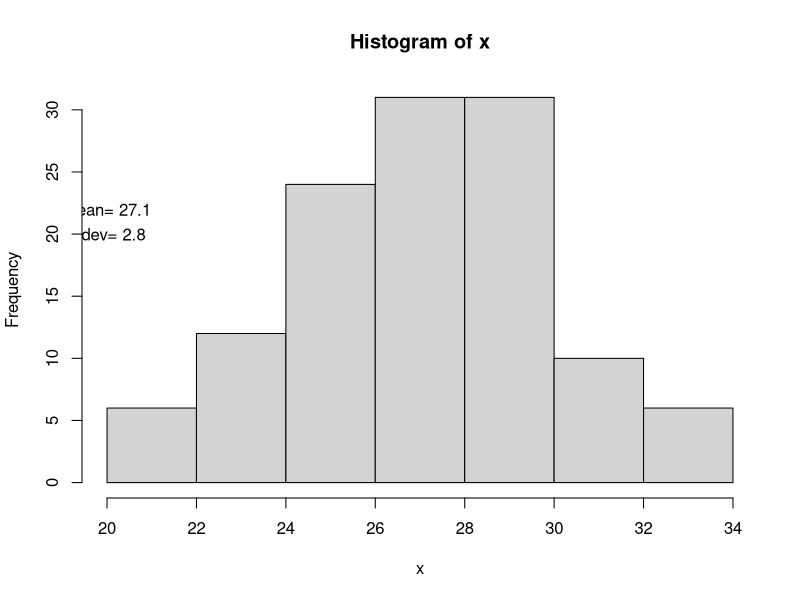
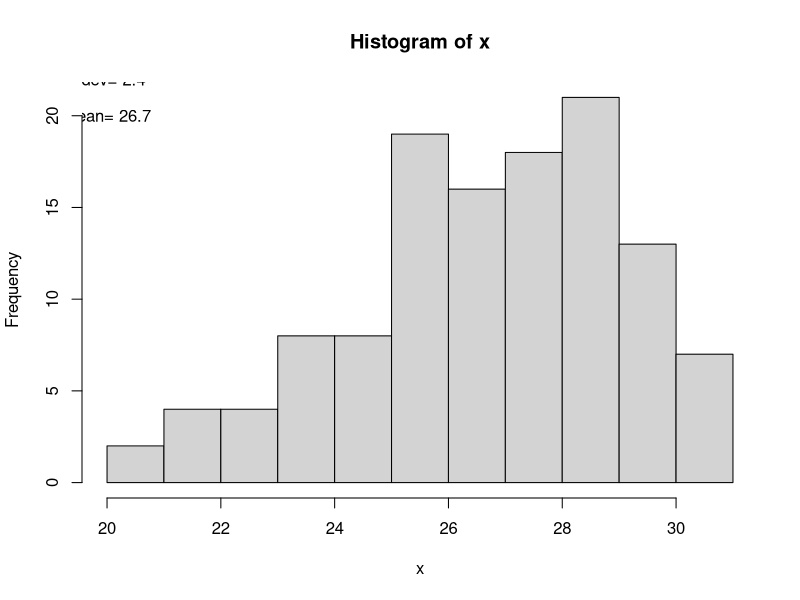
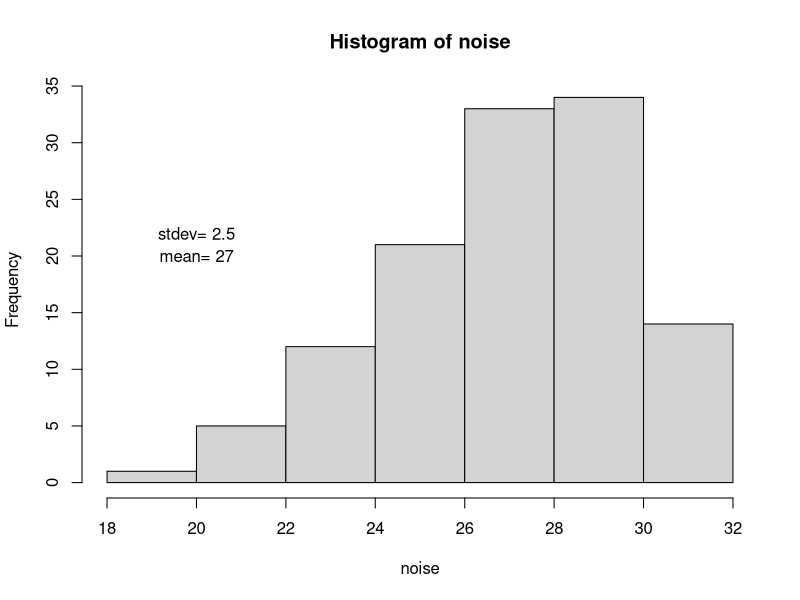
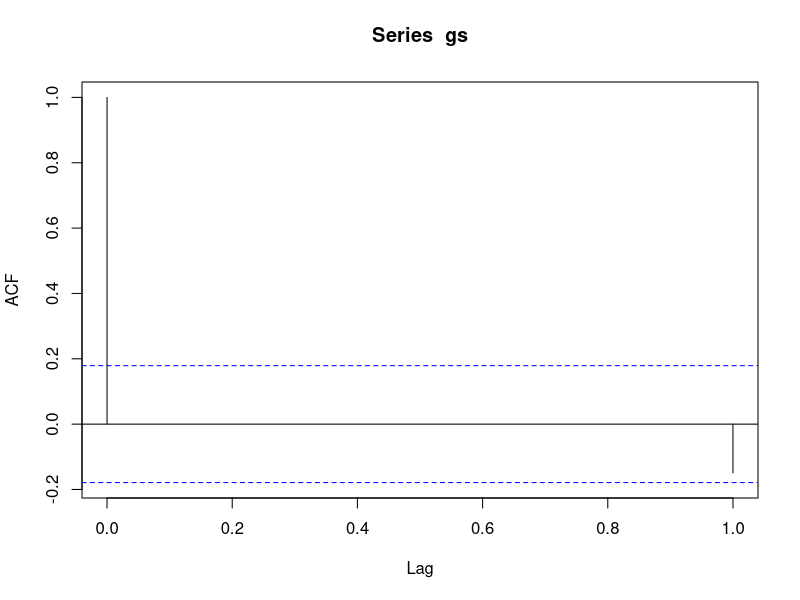
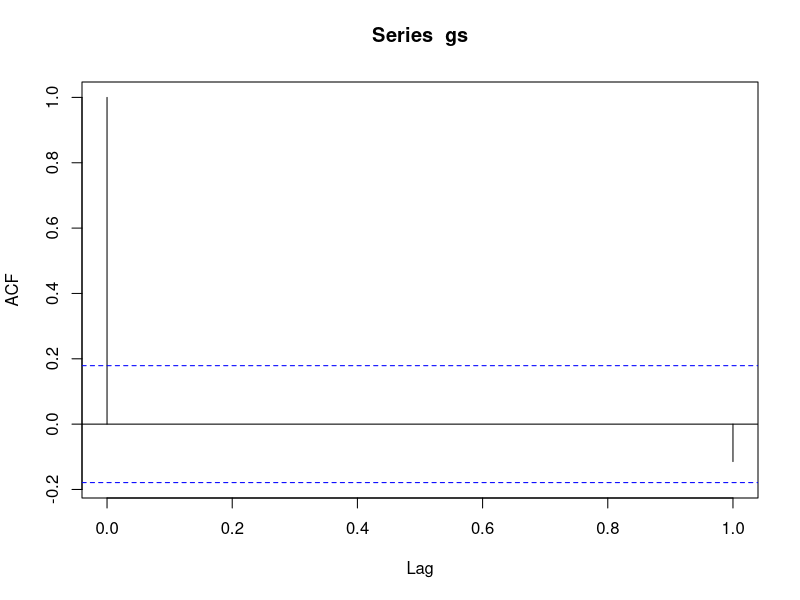
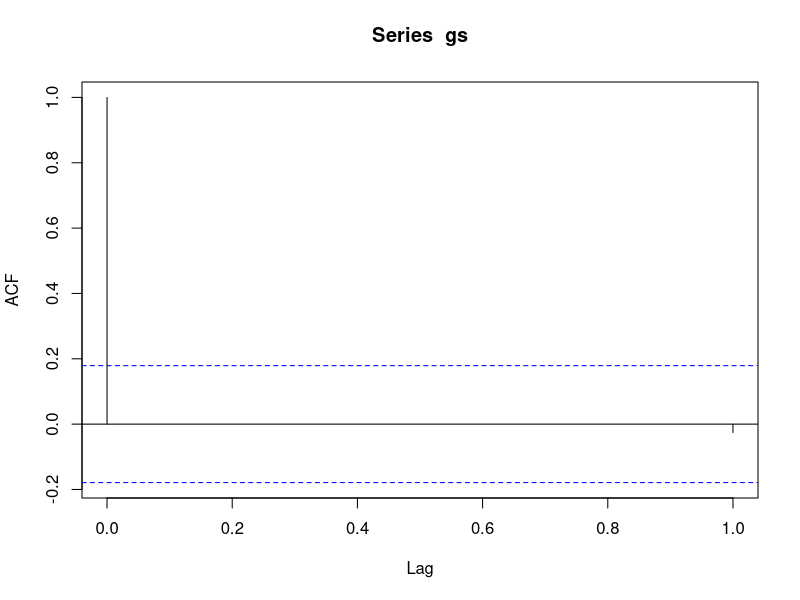
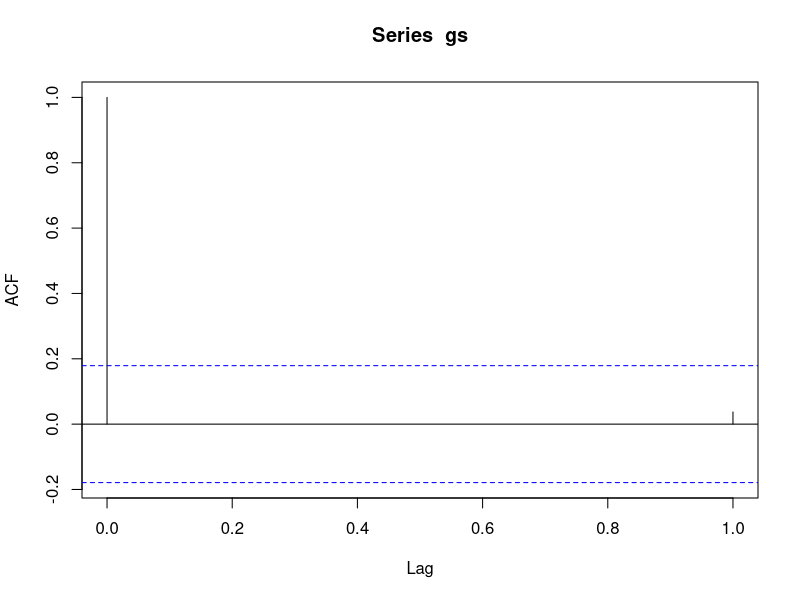
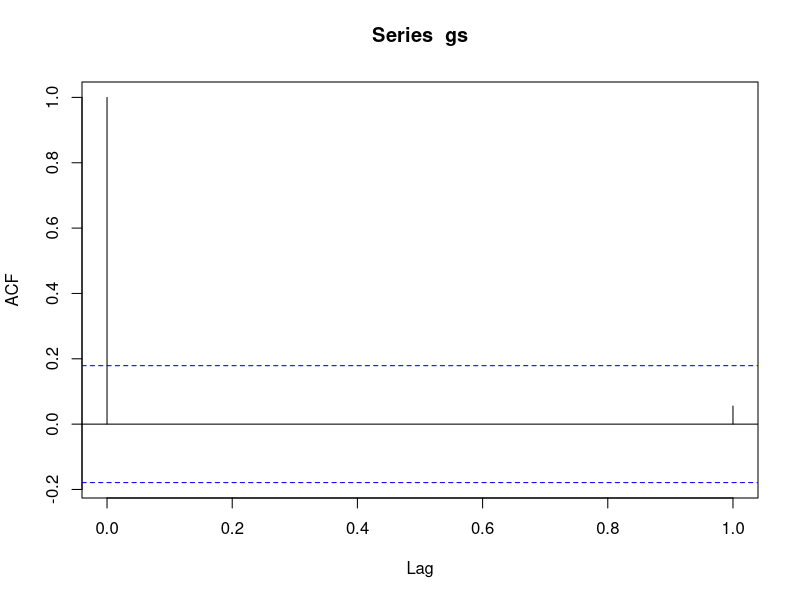

The R source for these figures, in order: (Note: this script raises an error after producing the figures.)
#select random seed: only implement once! For reproducibility of the simulated numbers. 
a=as.numeric(Sys.time())
set.seed(a)

#create mimicry function: only need to run once. Orders the temperatures of each temperature sequence to mimic the order
# of the 0.99 autocorrelation, keeping the random variation the same. 
mimicry<- function(x,y){
  # x, y: 2 real vectors of length T
  # z: real vector of length T in which the elements of x
  # occur in the same rank order as the elements of y
  # 10 September 1995
  # modified for R, Cuddington 2018
  xs=sort(x,index.return=TRUE)
  ys=sort(y, index.return=TRUE)
  zs=sort(ys$ix,index.return=TRUE)
  z=xs$x[zs$ix]
}

#set parameters: mean, upper threshold, lower threshold, sd and similulation tolerance limit(so it doesn't run forever 
#searching for the perfect solution)
# the higher the tolerance, the greater the chance for the code to find a solution within the provided boundaries.
mtemp=27 #mean
sdev=2.5 #std dev
tol=100
ut=31 #upper threshold
lt=10 #lower threshold
leg=120 #length


#divides the temperature sequence into quartiles
#checks if sd and range are reasonable, this is just a warning, if the inequality is true it means the code will run 
#longer, but will still produce valid results.
asd=(ut-lt)/4
if (asd>1.25*sdev||asd<.75*sdev) {
  print(c("Too big a difference between standard deviation and range, estimated range sd=",asd))
}

#generate random numbers
x=rnorm(leg, m=mtemp, sd=sdev)

#check distribution, mean and standard deviation, creates histogram
hist(x)
text(20,22, paste("mean=",round(mean(x),1)))
text(20,20, paste("stdev=",round(sd(x),1)))
icount=0;

#correct any numbers outside upper and lower threshold (until tolerance limit is reached)
while(((any(x>ut)||any(x<lt)))&&icount<tol) {
  icount=icount+1
  
  for (i in 1:length(x)){
    if(x[i]>ut) x[i]=rnorm(1, m=mtemp, sd=sdev)
    if(x[i]<lt) x[i]=rnorm(1, m=mtemp, sd=sdev)
  }
}

#if extreme values after the correction to the tolerance limit persists, they are removed and replaced with the values
#of the upper and lower threshold values
#truncate values outside of thresholds if tolerance exceeded 
if (icount>=tol){
  print(c("exceeded loop tolerance, truncating",icount,tol))
  x[x>ut]=ut
  x[x<lt]=lt
}

#check distribution, mean and standard deviation, to ensure the distribution is still normal.
hist(x)
text(20,20, paste("mean=",round(mean(x),1)))
text(20,22, paste("stdev=",round(sd(x),1)))
 
#standardize mean and variance (x is the temperatures produced by a normal distribution with the given mean temp and stdev
# this code redistributes the error produced by the simulation after the truncation to get a distribution as close as possible
# to the summary stats (i.e. mean, stdev, var). Therefore, noise is created based on x. 
meanxn=mean(x); varxn=sd(x);
noise=(((x-meanxn)/(varxn))*sdev)+mtemp;
#noise[noise<lt]=lt
#noise[noise>ut]=ut
hist(noise)
text(20,20, paste("mean=",round(mean(noise),3)))
text(20,22, paste("stdev=",round(sd(noise),3)))

#generate sequences with desired degree of autocorrelation (using Ar(1) process) within given
# error tolerance
lbet=c(0,0.6,0.99) 
tol2=0.01;

gs=vector('double',leg)
tseq=matrix(NaN, leg,length(lbet)+1)
acz=vector('double', length(lbet))


for (j in 1:length(lbet)) {#loop1
acoef=lbet[j];


ac=-99
while ((ac<(acoef-tol2))||(ac>(acoef+tol2))) {#loop2
gs[1]=rnorm(1,0,1);

crand=rnorm(leg, 0,1);
for (cnts in 2:leg) {#loop2
gs[cnts] =acoef*gs[cnts-1]+crand[cnts]*sqrt(sdev)*sqrt(1.-acoef^2);
} #loop3 through desired sequence length

ac=acf(gs,1)$acf[2]
ac

} #loop2 until generate sequence with desired autocorr within tolerance

z=mimicry(noise,gs)
acz[j]=acf(z,1)$acf[2]
tseq[,j]=round(z,1)

} #loop1 through autocorr values


tseq[,4]=rev(tseq[,3])

#check out temp sequences
plot(tseq[,2],type="l")
lines(tseq[,3], type="l", col="red")
#lines(tseq[,1], type="l", col="blue")

#save as dataframe
temps=data.frame(tseq)
colnames(temps)=paste("auto_",round(acz,2), sep="")
colnames(temps)[4]=paste("auto_",round(acz[3],2),"rev", sep="")

# all metrics should be identical
apply(temps, 2,max)
apply(temps, 2,min)
apply(temps, 2,mean)
apply(temps, 2,sd)


#write file with series (each column a different autocorrelation, and series with identical elements)
tempfilename=paste("C:/Users/kcudding/thermallog/temps_mean_",round(mtemp,0),"sd_",round(sdev*10,0),".csv", sep="")
write.csv(temps*10,tempfilename, row.names=FALSE)

